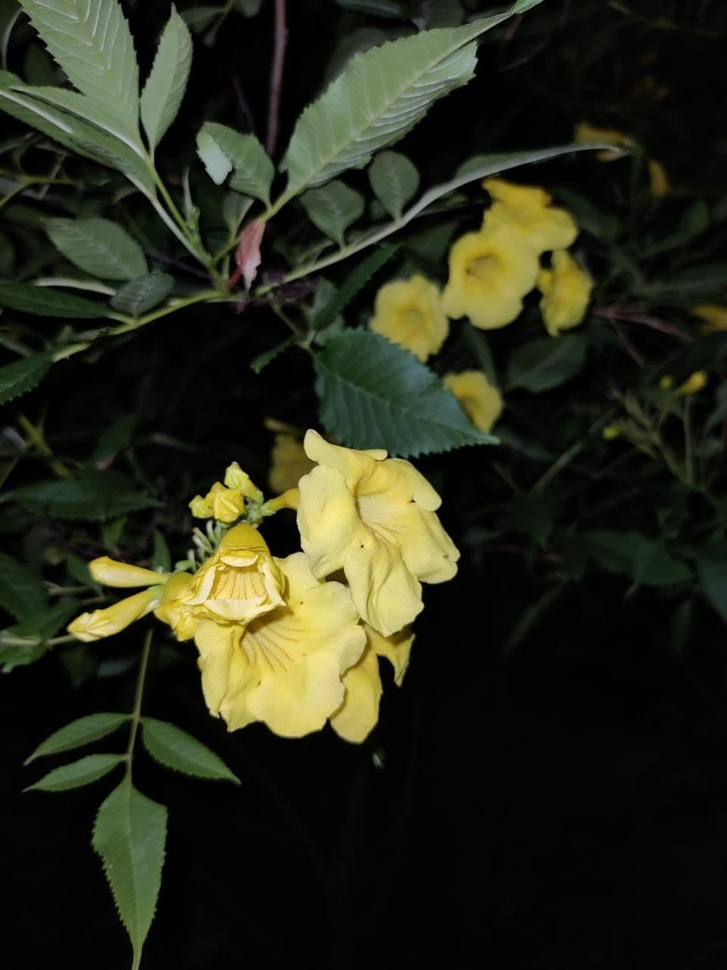
#> input picture images/img1.jpg, 727 x 970 px, shrunk from 960 x 1280 before the run
$ jupyter execute 'Edge Detection Segmentation.ipynb'   (shell and % lines are left out)
#> lines starting #> are read from the running program, lines starting #| are printed output that depends on the picture
[cell 1]
import numpy as np
import matplotlib.pyplot as plt
from scipy import ndimage
from skimage.color import rgb2gray

image = plt.imread('images/img1.jpg')
#> image is the input picture: shape (970, 727, 3); mean R, G, B 41.6, 43.7, 27
plt.imshow(image)

[cell 2]
gray = rgb2gray(image)
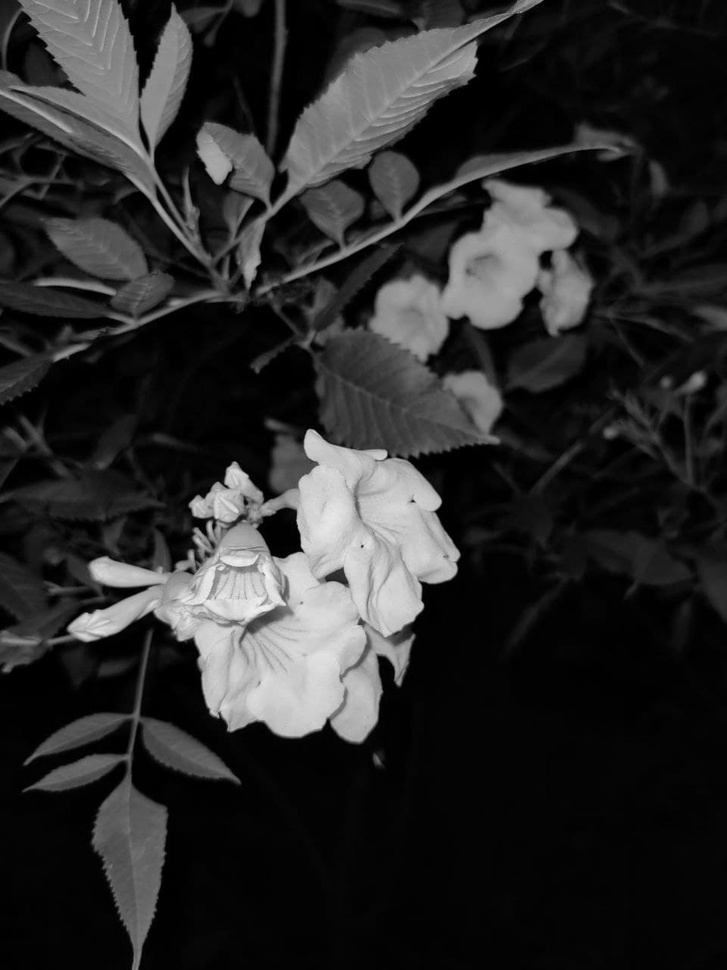
#> gray: shape (970, 727) float64; min 0, max 0.959, mean 0.165

sobel_horizontal = np.array([np.array([1, 2, 1]), np.array([0, 0, 0]), np.array([-1, -2, -1])])
sobel_vertical = np.array([np.array([-1, 0, 1]), np.array([-2, 0, 2]), np.array([-1, 0, 1])])

out_h = ndimage.convolve(gray, sobel_horizontal, mode='reflect')
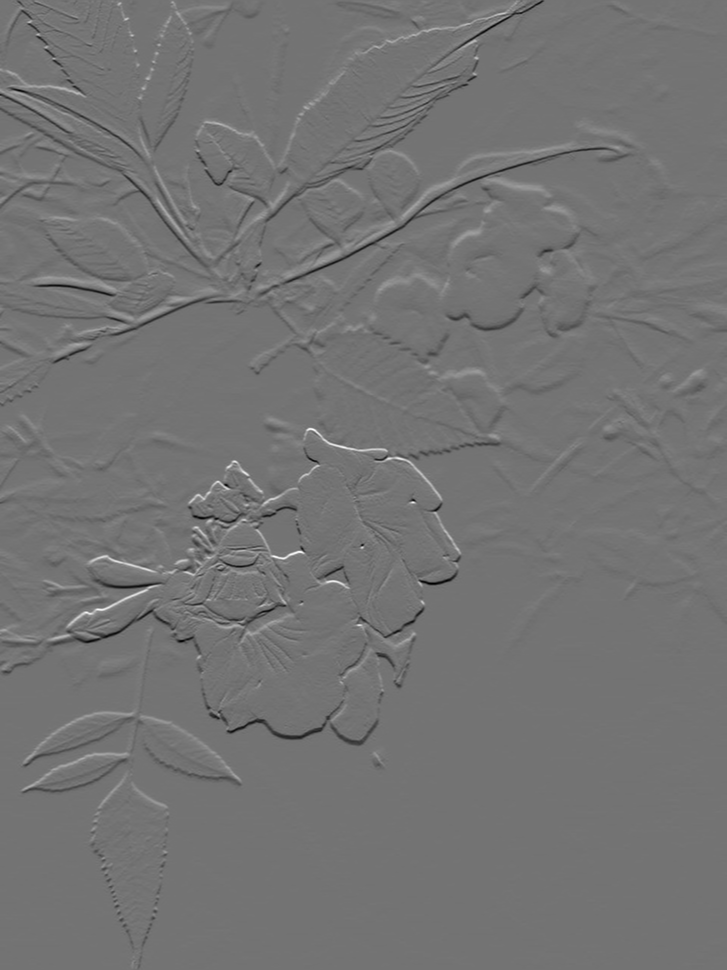
#> out_h: shape (970, 727) float64; min -2.18, max 2.62, mean -0.000967; drawn with min black and max white
out_v = ndimage.convolve(gray, sobel_vertical, mode='reflect')
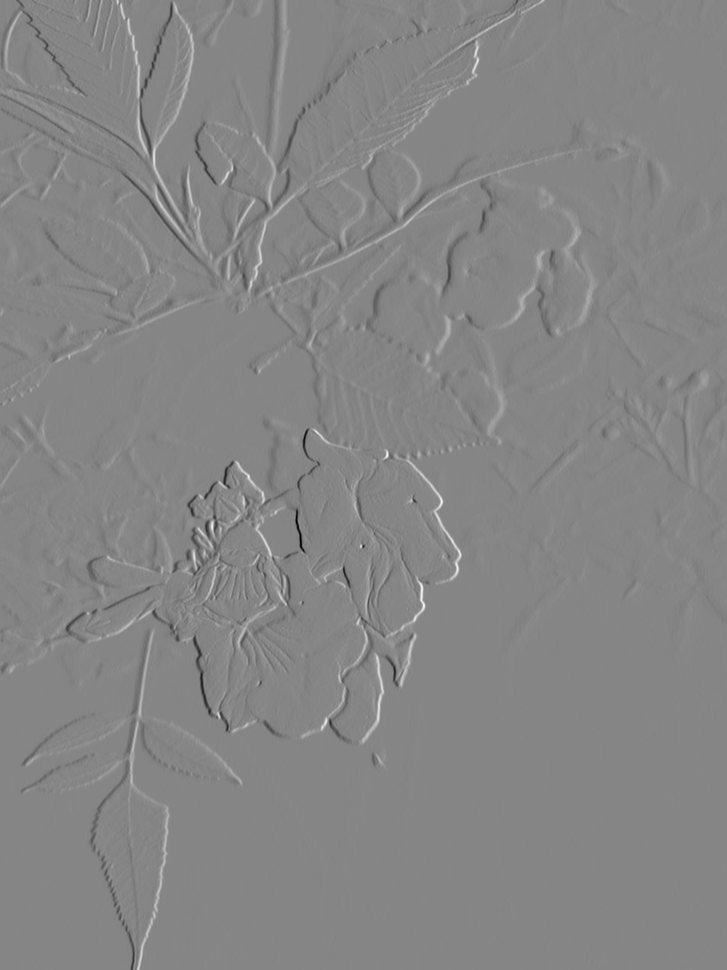
#> out_v: shape (970, 727) float64; min -2.88, max 2.62, mean 0.000318; drawn with min black and max white

[cell 3]
plt.imshow(out_h, cmap='gray')

[cell 4]
f, axarr = plt.subplots(1,2)
axarr[0].imshow(image)
axarr[1].imshow(out_h, cmap='gray')
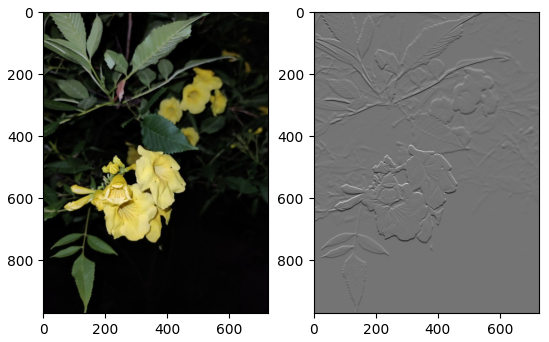
#> figure drawn by matplotlib, 2 panels

$ run again, with images/img2.jpg copied over images/img1.jpg
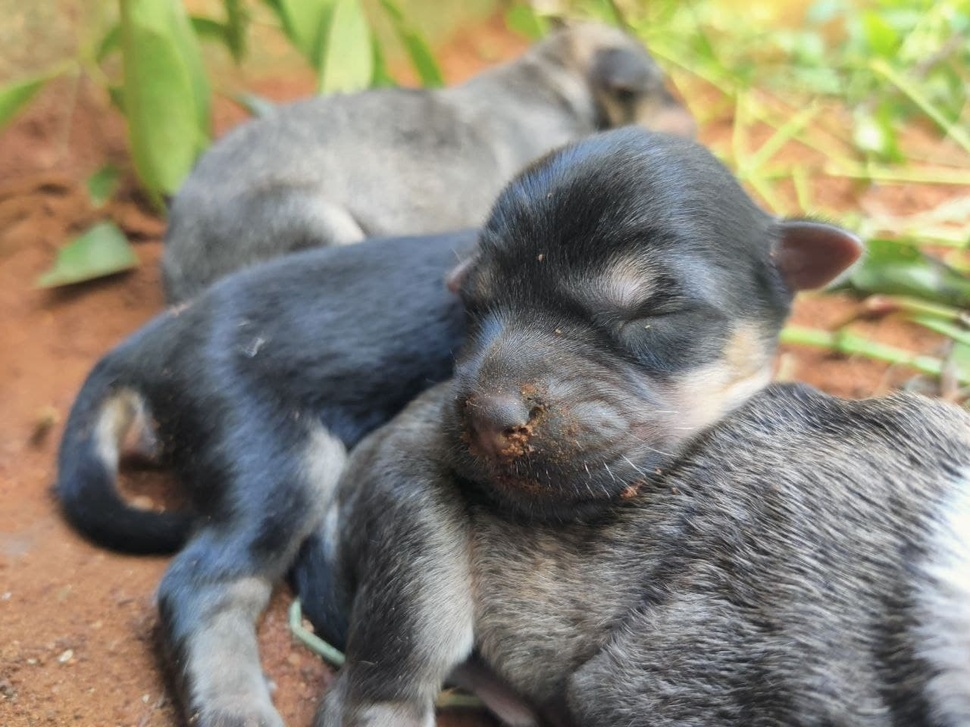
#> input picture images/img2.jpg, 970 x 727 px, shrunk from 1280 x 960 before the run
#> image is the input picture: shape (727, 970, 3); mean R, G, B 136.9, 131.9, 115.1
#> `out_v = ndimage.convolve(gray, sobel_vertical, mode='reflect')`:
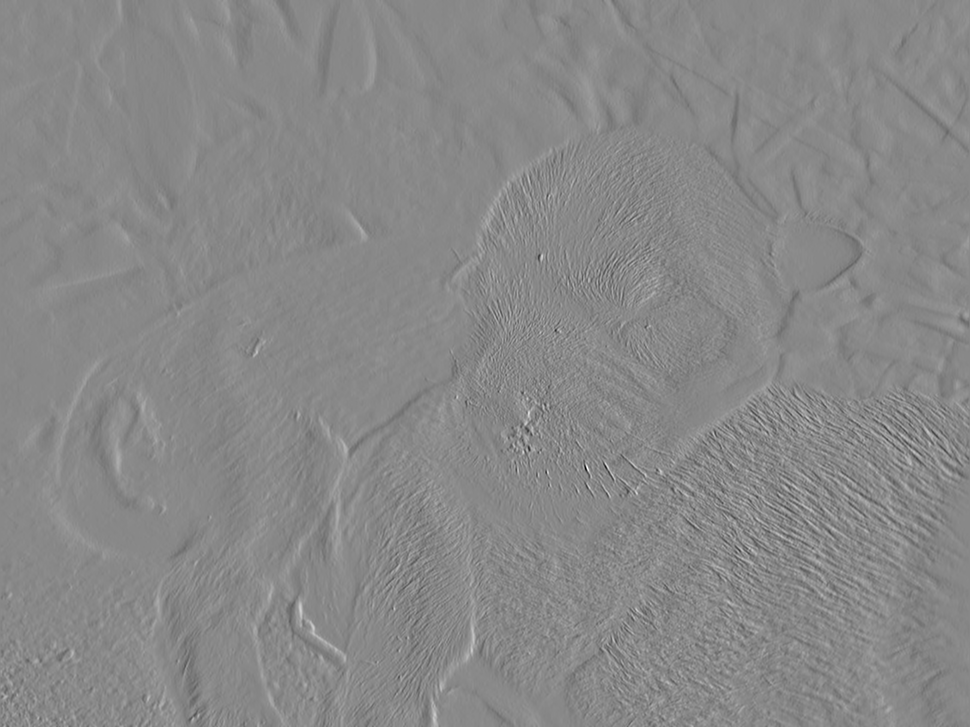
#> out_v: shape (727, 970) float64; min -2.53, max 2.19, mean -0.00173; drawn with min black and max white
#> `[cell 4] f, axarr = plt.subplots(1,2) axarr[0].imshow(image) axarr[1]...`:
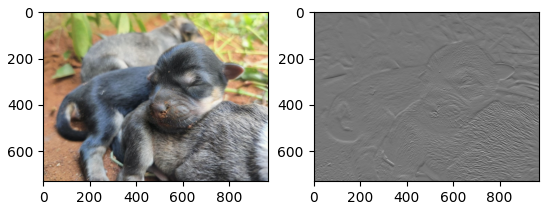
#> figure drawn by matplotlib, 2 panels

$ run again, with images/img3.jpg copied over images/img1.jpg
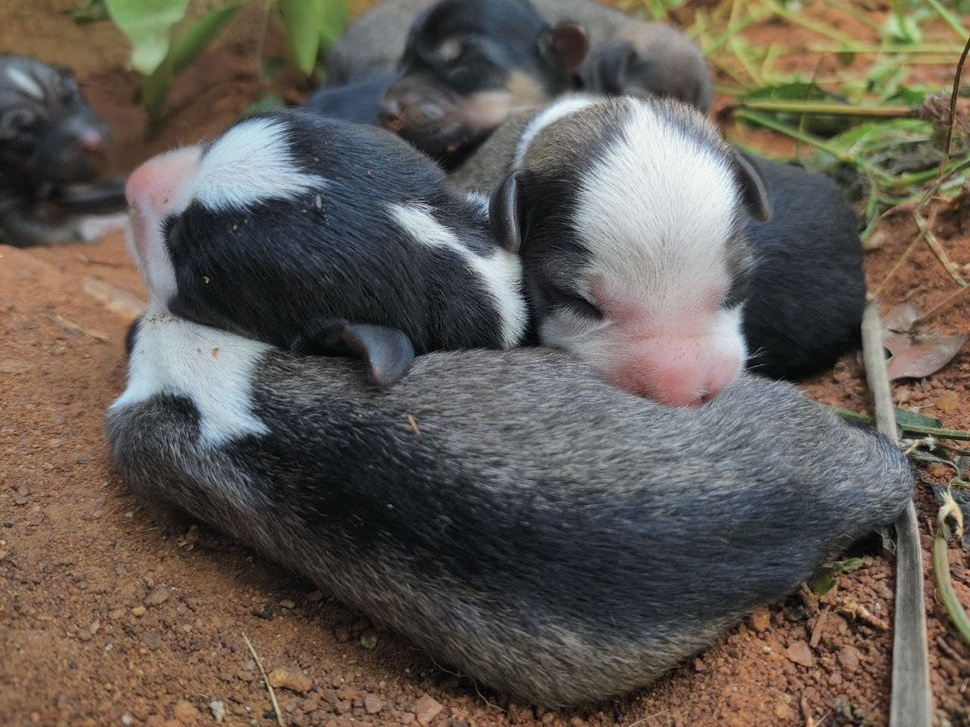
#> input picture images/img3.jpg, 970 x 727 px, shrunk from 1280 x 960 before the run
#> image is the input picture: shape (727, 970, 3); mean R, G, B 98.4, 91.5, 84.2
#> `out_v = ndimage.convolve(gray, sobel_vertical, mode='reflect')`:
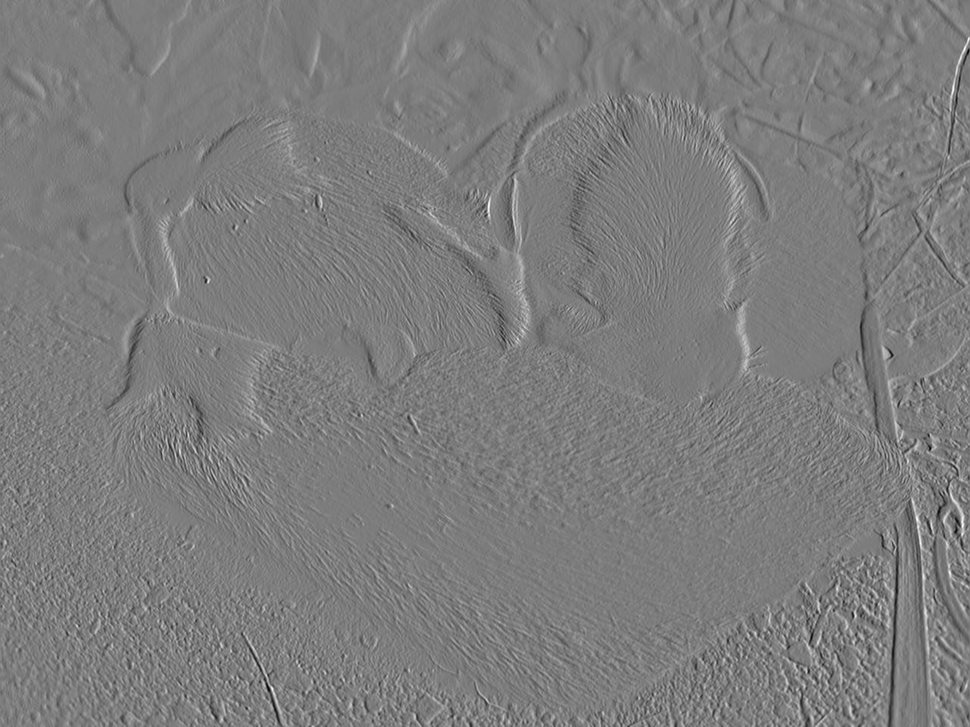
#> out_v: shape (727, 970) float64; min -1.89, max 1.96, mean -3.76e-05; drawn with min black and max white
#> `[cell 4] f, axarr = plt.subplots(1,2) axarr[0].imshow(image) axarr[1]...`:
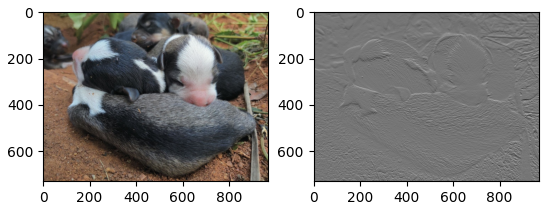
#> figure drawn by matplotlib, 2 panels

$ run again, with images/img4.jpg copied over images/img1.jpg
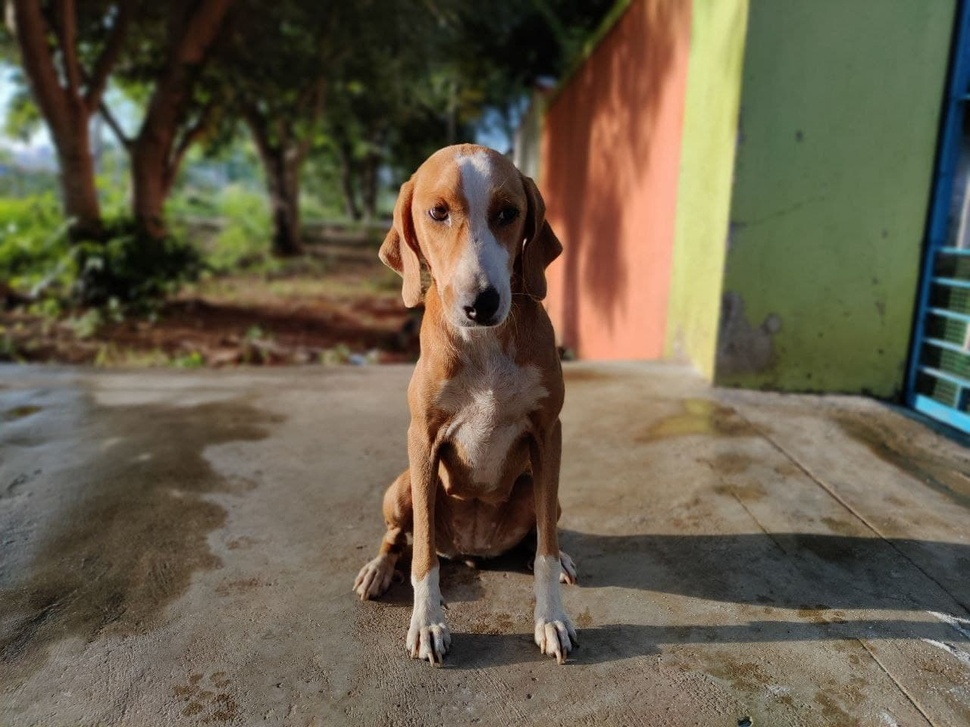
#> input picture images/img4.jpg, 970 x 727 px, shrunk from 1280 x 960 before the run
#> image is the input picture: shape (727, 970, 3); mean R, G, B 102.2, 93.2, 73.8
#> `out_v = ndimage.convolve(gray, sobel_vertical, mode='reflect')`:
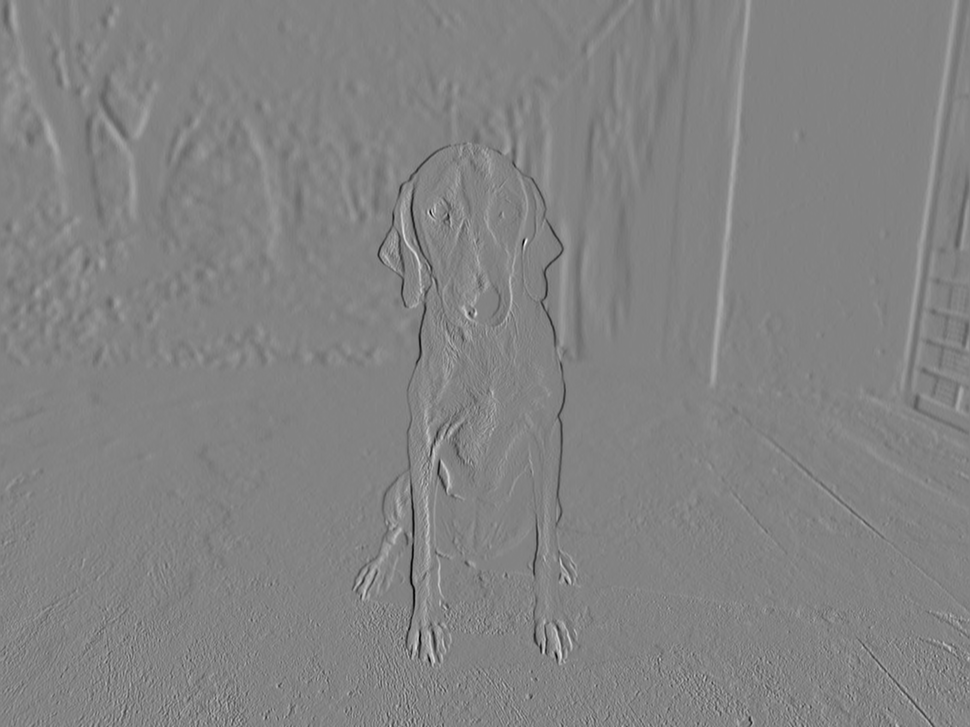
#> out_v: shape (727, 970) float64; min -2.9, max 2.75, mean 0.000571; drawn with min black and max white
#> `[cell 4] f, axarr = plt.subplots(1,2) axarr[0].imshow(image) axarr[1]...`:
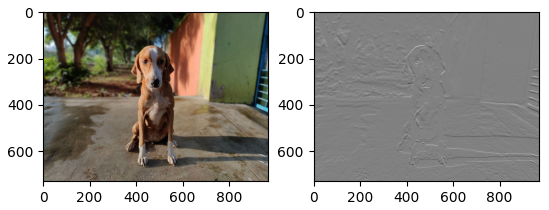
#> figure drawn by matplotlib, 2 panels
